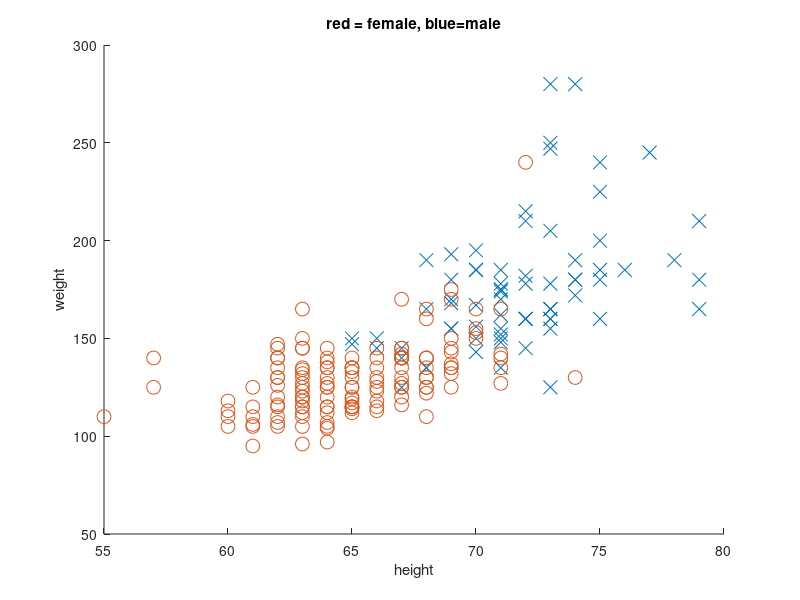

Reproduce this figure in MATLAB. (Note: this script raises an error after producing the figure.)
%% MVN Height Weight Demo
plotName = {'heightWeightScatter', 'heightWeightScatterCov'};
for i=1:2
    if(i==1)
        plotCov = false;
    else
        plotCov=true;
    end
    % Make 2D scatter plot and superimpose Gaussian fit
    rawdata = dlmread('heightWeightDataSimple.txt'); % comma delimited file
    data.Y = rawdata(:,1); % 1=male, 2=female
    data.X = [rawdata(:,2) rawdata(:,3)]; % height, weight
    maleNdx = find(data.Y == 1);
    femaleNdx = find(data.Y == 2);
    classNdx = {maleNdx, femaleNdx};
    figure;
    colors = 'br';
    sym = 'xo';
    for c=1:2
        str = sprintf('%s%s', sym(c), colors(c));
        X = data.X(classNdx{c},:);
        h=scatter(X(:,1), X(:,2), 100, str); %set(h, 'markersize', 10);
        hold on
        if plotCov
            pgauss = fit(MvnDist(), 'data',X);
            gaussPlot2d(pgauss.mu, pgauss.Sigma);
            L = logprob(pgauss, X);
        end
    end
    xlabel('height')
    ylabel('weight')
    title('red = female, blue=male');
    if doPrintPmtk, doPrintPmtkFigures(plotName{i}); end;
end
